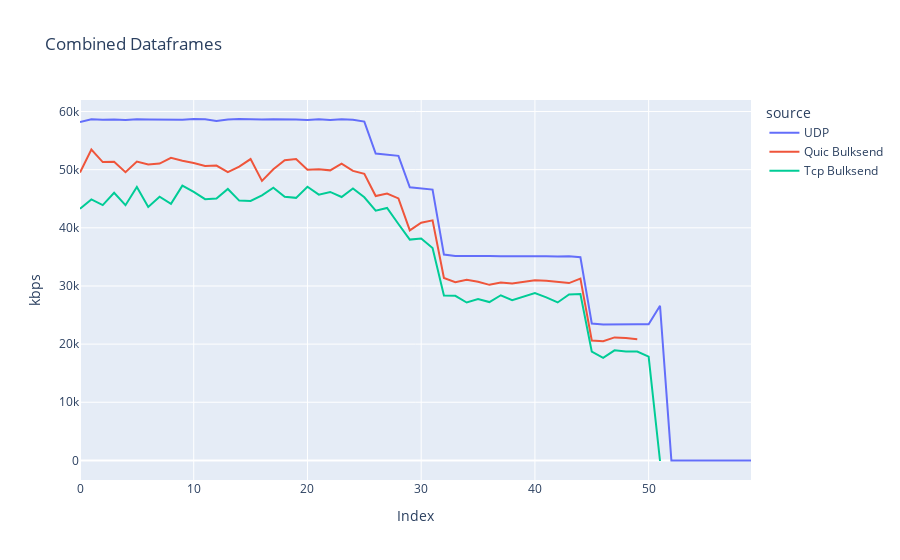

Source (notebook cell):
### Markdown cell above
## Throughput

### Code cell
udpClientCsv = f'../data/baseline_jan19/baseline-udp/2024-01-19_10:14:23/udp-flow0-client.csv'
udpClientDf_1 = pd.read_csv(udpClientCsv)
udpClientDf_1['kbps'] = pd.to_numeric(udpClientDf_1['kbps'], errors='coerce')

tcpClientCsv = f'../data/baseline_jan19/baseline-tcp-bulksend/2024-01-19_09:48:02/tcp-flow0-client.csv'
tcpClientDf_1 = pd.read_csv(tcpClientCsv)
tcpClientDf_1['kbps'] = pd.to_numeric(tcpClientDf_1['kbps'], errors='coerce')

quicClientCsv = f'../data/baseline_jan19/baseline-quic-bulksend/2024-01-19_09:48:24/quic-flow0-client.csv'
quicClientDf_1 = pd.read_csv(quicClientCsv)

quicClientCsv = f'../data/baseline_jan19/baseline-quic-bulksend/2024-01-19_12:57:02/quic-flow0-client.csv'
quicClientDf_2 = pd.read_csv(quicClientCsv)

quicClientDf_1['kbps'] = quicClientDf_1['kbps'][0:50]
quicClientDf_2['kbps'] = quicClientDf_2['kbps'][0:50]

quicAvgDf = (quicClientDf_1['kbps'] + quicClientDf_2['kbps'])/2
quicAvgDf = pd.DataFrame((quicAvgDf))

udpClientDf_1['source'] = 'UDP'
quicAvgDf['source'] = 'Quic Bulksend'
tcpClientDf_1['source'] = 'Tcp Bulksend'

# Concatenate the dataframes
comThroughput = pd.concat([udpClientDf_1, quicAvgDf, tcpClientDf_1])

comThroughput['kbps'] = pd.to_numeric(comThroughput['kbps'], errors='coerce')

# Plotting the combined data
figTh = px.line(comThroughput, x=comThroughput.index, y='kbps', color='source',
                labels={'index': 'Index', 'kbps': 'kbps'}, title='Combined Dataframes')

# Show the legend
figTh.update_layout(showlegend=True)

figTh.show()

### Figure 1 — Plotly figure (JSON) as saved in the notebook; plotly's stock layout.template omitted (floating-point values rounded to 4 significant figures)
{"data": [{"hovertemplate": "source=UDP<br>Index=%{x}<br>kbps=%{y}<extra></extra>", "legendgroup": "UDP", "line": {"color": "#636efa", "dash": "solid"}, "marker": {"symbol": "circle"}, "mode": "lines", "name": "UDP", "orientation": "v", "showlegend": true, "x": [0, 1, 2, 3, 4, 5, 6, 7, 8, 9, 10, 11, 12, 13, 14, 15, 16, 17, 18, 19, 20, 21, 22, 23, 24, 25, 26, 27, 28, 29, 30, 31, 32, 33, 34, 35, 36, 37, 38, 39, 40, 41, 42, 43, 44, 45, 46, 47, 48, 49, 50, 51, 52, 53, 54, 55, 56, 57, 58, 59], "xaxis": "x", "y": [58210.0, 58680.0, 58580.0, 58640.0, 58520.0, 58670.0, 58640.0, 58620.0, 58620.0, 58560.0, 58710.0, 58660.0, 58370.0, 58630.0, 58710.0, 58640.0, 58640.0, 58670.0, 58700.0, 58610.0, 58560.0, 58650.0, 58540.0, 58680.0, 58580.0, 58260.0, 52760.0, 52580.0, 52380.0, 46970.0, 46780.0, 46570.0, 35400.0, 35170.0, 35150.0, 35210.0, 35150.0, 35120.0, 35140.0, 35210.0, 35170.0, 35130.0, 35060.0, 35100.0, 34930.0, 23550.0, 23390.0, 23430.0, 23420.0, 23400.0, 23400.0, 26590.0, -0.0, -0.0, -0.0, -0.0, -0.0, -0.0, -0.0, -0.0], "yaxis": "y", "type": "scatter"}, {"hovertemplate": "source=Quic Bulksend<br>Index=%{x}<br>kbps=%{y}<extra></extra>", "legendgroup": "Quic Bulksend", "line": {"color": "#EF553B", "dash": "solid"}, "marker": {"symbol": "circle"}, "mode": "lines", "name": "Quic Bulksend", "orientation": "v", "showlegend": true, "x": [0, 1, 2, 3, 4, 5, 6, 7, 8, 9, 10, 11, 12, 13, 14, 15, 16, 17, 18, 19, 20, 21, 22, 23, 24, 25, 26, 27, 28, 29, 30, 31, 32, 33, 34, 35, 36, 37, 38, 39, 40, 41, 42, 43, 44, 45, 46, 47, 48, 49, 50, 51], "xaxis": "x", "y": [49510.0, 53470.0, 51310.0, 51370.0, 49570.0, 51400.0, 50880.0, 51040.0, 52050.0, 51540.0, 51160.0, 50640.0, 50700.0, 49560.0, 50510.0, 51820.0, 48080.0, 50080.0, 51630.0, 51820.0, 49980.0, 50070.0, 49880.0, 51030.0, 49780.0, 49290.0, 45470.0, 45900.0, 45060.0, 39550.0, 40870.0, 41280.0, 31360.0, 30640.0, 31070.0, 30740.0, 30190.0, 30590.0, 30430.0, 30720.0, 30980.0, 30890.0, 30760.0, 30490.0, 31250.0, 20610.0, 20510.0, 21150.0, 21040.0, 20820.0, null, null], "yaxis": "y", "type": "scatter"}, {"hovertemplate": "source=Tcp Bulksend<br>Index=%{x}<br>kbps=%{y}<extra></extra>", "legendgroup": "Tcp Bulksend", "line": {"color": "#00cc96", "dash": "solid"}, "marker": {"symbol": "circle"}, "mode": "lines", "name": "Tcp Bulksend", "orientation": "v", "showlegend": true, "x": [0, 1, 2, 3, 4, 5, 6, 7, 8, 9, 10, 11, 12, 13, 14, 15, 16, 17, 18, 19, 20, 21, 22, 23, 24, 25, 26, 27, 28, 29, 30, 31, 32, 33, 34, 35, 36, 37, 38, 39, 40, 41, 42, 43, 44, 45, 46, 47, 48, 49, 50, 51], "xaxis": "x", "y": [43280.0, 44890.0, 43910.0, 46020.0, 43890.0, 47030.0, 43570.0, 45350.0, 44120.0, 47250.0, 46160.0, 44930.0, 45040.0, 46690.0, 44680.0, 44630.0, 45590.0, 46910.0, 45330.0, 45150.0, 47070.0, 45710.0, 46170.0, 45300.0, 46760.0, 45260.0, 42950.0, 43420.0, 40650.0, 37980.0, 38150.0, 36540.0, 28370.0, 28300.0, 27160.0, 27750.0, 27230.0, 28400.0, 27540.0, 28120.0, 28770.0, 28050.0, 27160.0, 28540.0, 28600.0, 18710.0, 17630.0, 18930.0, 18740.0, 18720.0, 17860.0, -102.0], "yaxis": "y", "type": "scatter"}], "layout": {"xaxis": {"anchor": "y", "domain": [0.0, 1.0], "title": {"text": "Index"}}, "yaxis": {"anchor": "x", "domain": [0.0, 1.0], "title": {"text": "kbps"}}, "legend": {"title": {"text": "source"}, "tracegroupgap": 0}, "title": {"text": "Combined Dataframes"}, "showlegend": true}}
